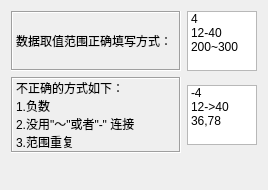
<?xml version="1.0" encoding="UTF-8"?>
<ui version="4.0">
 <class>Help</class>
 <widget class="QDialog" name="Help">
  <property name="geometry">
   <rect>
    <x>0</x>
    <y>0</y>
    <width>266</width>
    <height>190</height>
   </rect>
  </property>
  <property name="windowTitle">
   <string>Help</string>
  </property>
  <property name="windowIcon">
   <iconset>
    <normaloff>images/Torchlight_help.png</normaloff>images/Torchlight_help.png</iconset>
  </property>
  <layout class="QGridLayout" name="gridLayout">
   <item row="0" column="0">
    <layout class="QHBoxLayout" name="horizontalLayout_2">
     <item>
      <widget class="QLabel" name="label">
       <property name="minimumSize">
        <size>
         <width>170</width>
         <height>0</height>
        </size>
       </property>
       <property name="frameShape">
        <enum>QFrame::Box</enum>
       </property>
       <property name="frameShadow">
        <enum>QFrame::Sunken</enum>
       </property>
       <property name="text">
        <string>数据取值范围正确填写方式：</string>
       </property>
      </widget>
     </item>
     <item>
      <widget class="QListWidget" name="listWidget">
       <property name="maximumSize">
        <size>
         <width>70</width>
         <height>60</height>
        </size>
       </property>
       <item>
        <property name="text">
         <string>4</string>
        </property>
       </item>
       <item>
        <property name="text">
         <string>12-40</string>
        </property>
       </item>
       <item>
        <property name="text">
         <string>200~300</string>
        </property>
       </item>
      </widget>
     </item>
    </layout>
   </item>
   <item row="1" column="0">
    <layout class="QHBoxLayout" name="horizontalLayout">
     <item>
      <widget class="QLabel" name="label_2">
       <property name="minimumSize">
        <size>
         <width>170</width>
         <height>0</height>
        </size>
       </property>
       <property name="frameShape">
        <enum>QFrame::Box</enum>
       </property>
       <property name="frameShadow">
        <enum>QFrame::Sunken</enum>
       </property>
       <property name="text">
        <string>不正确的方式如下：
1.负数 
2.没用&quot;～&quot;或者&quot;-&quot; 连接
3.范围重复</string>
       </property>
      </widget>
     </item>
     <item>
      <widget class="QListWidget" name="listWidget_2">
       <property name="maximumSize">
        <size>
         <width>70</width>
         <height>60</height>
        </size>
       </property>
       <item>
        <property name="text">
         <string>-4</string>
        </property>
       </item>
       <item>
        <property name="text">
         <string>12-&gt;40</string>
        </property>
       </item>
       <item>
        <property name="text">
         <string>36,78</string>
        </property>
       </item>
      </widget>
     </item>
    </layout>
   </item>
   <item row="2" column="0">
    <spacer name="verticalSpacer">
     <property name="orientation">
      <enum>Qt::Vertical</enum>
     </property>
     <property name="sizeHint" stdset="0">
      <size>
       <width>245</width>
       <height>23</height>
      </size>
     </property>
    </spacer>
   </item>
  </layout>
 </widget>
 <resources/>
 <connections/>
</ui>
